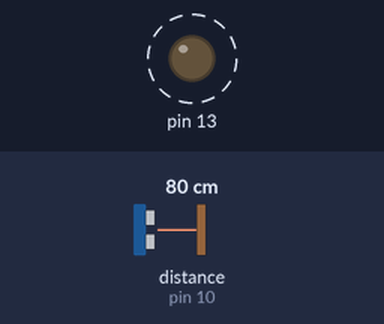
A sketch run on a simulated Arduino Uno, built with avr-gcc and run on an emulated ATmega328P. On the bench: output pins drawn as LEDs (lit = HIGH). Wiring (inferred from the names in the program): ultrasonic range finder: trigger pin 11; echo pin 10. Dashed ring = blinking. Inputs (shaded band) come from the test bench; at power-on: distance to the obstacle (sensor on pin 10) 80 cm. The echo pulse lasts 58.3 µs per cm; no radio packets arrive unless stated; pins used as bus, display or sensor lines are not drawn; what the sketch prints to the serial monitor is not drawn.

Above: at 1.0 s.
Timing chart, 0 to 4.8 s (numbered marks = the images above):
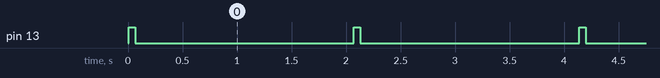

The sketch:

transmitter.ino
```cpp
#include <VirtualWire.h>

int trigPin = 11;    //Trig - green Jumper
int echoPin = 10;    //Echo - yellow Jumper
long duration, cm, inches;

void setup()
{
  pinMode(13, OUTPUT);
  Serial.begin(9600);   // Debugging only
  pinMode(trigPin, OUTPUT);
  pinMode(echoPin, INPUT);
  vw_set_ptt_inverted(true); // Required for DR3100
  vw_set_tx_pin(12);
  vw_setup(4000);      // Bits per sec
}

void loop()
{
  digitalWrite(trigPin, LOW);
  delayMicroseconds(5);
  digitalWrite(trigPin, HIGH);
  delayMicroseconds(10);
  digitalWrite(trigPin, LOW);

  // Read the signal from the sensor: a HIGH pulse whose
  // duration is the time (in microseconds) from the sending
  // of the ping to the reception of its echo off of an object.
  pinMode(echoPin, INPUT);
  duration = pulseIn(echoPin, HIGH);

  // convert the time into a distance
  cm = (duration / 2) / 29.1;
  Serial.print(cm);
  Serial.println();

  char tt[7];
  dtostrf(cm, 7, 0, tt); //Double to string
  digitalWrite(13, true); // Flash a light to show transmitting

  vw_send((uint8_t *)tt, strlen(tt)); //computes the length of the string
  vw_wait_tx(); // Wait until the whole message is gone
  digitalWrite(13, false);

  delay(2000);
}
```

Measured:
- by itself, pin 13: alternates HIGH for 0.06 s and LOW for 2.0 s
